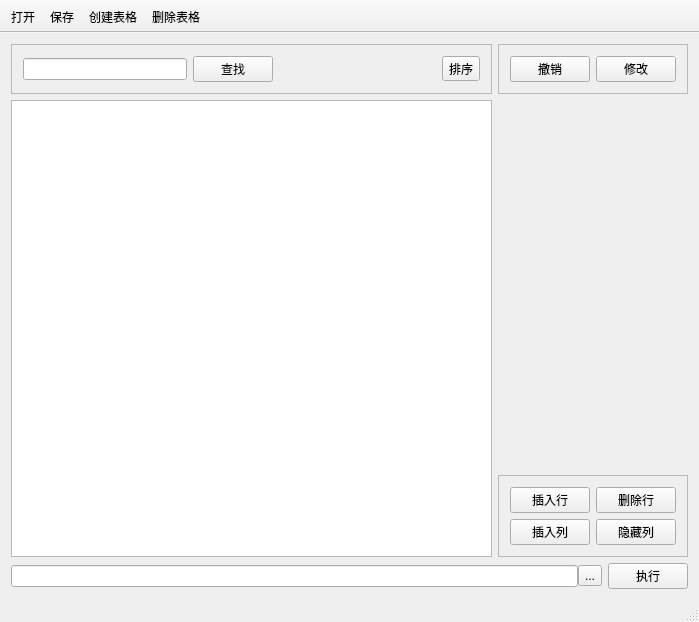
<?xml version="1.0" encoding="UTF-8"?>
<ui version="4.0">
 <class>MainWindow</class>
 <widget class="QMainWindow" name="MainWindow">
  <property name="geometry">
   <rect>
    <x>0</x>
    <y>0</y>
    <width>699</width>
    <height>622</height>
   </rect>
  </property>
  <property name="windowTitle">
   <string>MainWindow</string>
  </property>
  <widget class="QWidget" name="centralWidget">
   <layout class="QVBoxLayout" name="verticalLayout_5">
    <item>
     <layout class="QHBoxLayout" name="horizontalLayout_7">
      <item>
       <layout class="QVBoxLayout" name="verticalLayout_4">
        <item>
         <widget class="QFrame" name="frame_3">
          <property name="frameShape">
           <enum>QFrame::StyledPanel</enum>
          </property>
          <property name="frameShadow">
           <enum>QFrame::Raised</enum>
          </property>
          <layout class="QHBoxLayout" name="horizontalLayout_5">
           <item>
            <widget class="QLineEdit" name="lineEdit_filter"/>
           </item>
           <item>
            <widget class="QPushButton" name="btn_find">
             <property name="text">
              <string>查找</string>
             </property>
            </widget>
           </item>
           <item>
            <spacer name="horizontalSpacer">
             <property name="orientation">
              <enum>Qt::Horizontal</enum>
             </property>
             <property name="sizeHint" stdset="0">
              <size>
               <width>40</width>
               <height>20</height>
              </size>
             </property>
            </spacer>
           </item>
           <item>
            <widget class="QToolButton" name="Tbtn_sort">
             <property name="text">
              <string>排序</string>
             </property>
             <property name="checkable">
              <bool>true</bool>
             </property>
            </widget>
           </item>
          </layout>
         </widget>
        </item>
        <item>
         <widget class="QTableView" name="tableView">
          <property name="sizePolicy">
           <sizepolicy hsizetype="Expanding" vsizetype="Expanding">
            <horstretch>0</horstretch>
            <verstretch>0</verstretch>
           </sizepolicy>
          </property>
          <property name="sizeAdjustPolicy">
           <enum>QAbstractScrollArea::AdjustToContents</enum>
          </property>
          <property name="dragEnabled">
           <bool>true</bool>
          </property>
         </widget>
        </item>
       </layout>
      </item>
      <item>
       <layout class="QVBoxLayout" name="verticalLayout_3">
        <item>
         <widget class="QFrame" name="frame_2">
          <property name="frameShape">
           <enum>QFrame::StyledPanel</enum>
          </property>
          <property name="frameShadow">
           <enum>QFrame::Raised</enum>
          </property>
          <layout class="QHBoxLayout" name="horizontalLayout_3">
           <item>
            <widget class="QPushButton" name="btn_revoke">
             <property name="sizePolicy">
              <sizepolicy hsizetype="Preferred" vsizetype="Fixed">
               <horstretch>0</horstretch>
               <verstretch>0</verstretch>
              </sizepolicy>
             </property>
             <property name="text">
              <string>撤销</string>
             </property>
            </widget>
           </item>
           <item>
            <widget class="QPushButton" name="btn_alter">
             <property name="sizePolicy">
              <sizepolicy hsizetype="Preferred" vsizetype="Fixed">
               <horstretch>0</horstretch>
               <verstretch>0</verstretch>
              </sizepolicy>
             </property>
             <property name="text">
              <string>修改</string>
             </property>
            </widget>
           </item>
          </layout>
         </widget>
        </item>
        <item>
         <layout class="QVBoxLayout" name="verticalLayout">
          <item>
           <widget class="QFrame" name="frame_edit">
            <property name="sizePolicy">
             <sizepolicy hsizetype="Preferred" vsizetype="Preferred">
              <horstretch>0</horstretch>
              <verstretch>0</verstretch>
             </sizepolicy>
            </property>
            <property name="frameShape">
             <enum>QFrame::StyledPanel</enum>
            </property>
            <property name="frameShadow">
             <enum>QFrame::Raised</enum>
            </property>
           </widget>
          </item>
          <item>
           <spacer name="verticalSpacer">
            <property name="orientation">
             <enum>Qt::Vertical</enum>
            </property>
            <property name="sizeHint" stdset="0">
             <size>
              <width>20</width>
              <height>40</height>
             </size>
            </property>
           </spacer>
          </item>
          <item>
           <widget class="QFrame" name="frame">
            <property name="frameShape">
             <enum>QFrame::StyledPanel</enum>
            </property>
            <property name="frameShadow">
             <enum>QFrame::Raised</enum>
            </property>
            <layout class="QVBoxLayout" name="verticalLayout_2">
             <item>
              <layout class="QHBoxLayout" name="horizontalLayout_4">
               <item>
                <widget class="QPushButton" name="btn_insertRow">
                 <property name="text">
                  <string>插入行</string>
                 </property>
                </widget>
               </item>
               <item>
                <widget class="QPushButton" name="btn_deleteRow">
                 <property name="text">
                  <string>删除行</string>
                 </property>
                </widget>
               </item>
              </layout>
             </item>
             <item>
              <layout class="QHBoxLayout" name="horizontalLayout_6">
               <item>
                <widget class="QPushButton" name="btn_insertColumn">
                 <property name="text">
                  <string>插入列</string>
                 </property>
                </widget>
               </item>
               <item>
                <widget class="QPushButton" name="btn_hideColumn">
                 <property name="text">
                  <string>隐藏列</string>
                 </property>
                </widget>
               </item>
              </layout>
             </item>
            </layout>
           </widget>
          </item>
         </layout>
        </item>
       </layout>
      </item>
     </layout>
    </item>
    <item>
     <layout class="QHBoxLayout" name="horizontalLayout_2">
      <item>
       <layout class="QHBoxLayout" name="horizontalLayout">
        <property name="spacing">
         <number>0</number>
        </property>
        <item>
         <widget class="QLineEdit" name="lineEdit_command"/>
        </item>
        <item>
         <widget class="QToolButton" name="toolBtn_oldInstruction">
          <property name="text">
           <string>...</string>
          </property>
         </widget>
        </item>
       </layout>
      </item>
      <item>
       <widget class="QPushButton" name="btn_execute">
        <property name="text">
         <string>执行</string>
        </property>
       </widget>
      </item>
     </layout>
    </item>
   </layout>
  </widget>
  <widget class="QStatusBar" name="statusBar"/>
  <widget class="QToolBar" name="toolBar">
   <property name="windowTitle">
    <string>toolBar</string>
   </property>
   <property name="movable">
    <bool>false</bool>
   </property>
   <property name="toolButtonStyle">
    <enum>Qt::ToolButtonTextUnderIcon</enum>
   </property>
   <attribute name="toolBarArea">
    <enum>TopToolBarArea</enum>
   </attribute>
   <attribute name="toolBarBreak">
    <bool>false</bool>
   </attribute>
   <addaction name="act_open"/>
   <addaction name="act_save"/>
   <addaction name="act_new"/>
   <addaction name="act_delete"/>
  </widget>
  <action name="act_open">
   <property name="checkable">
    <bool>true</bool>
   </property>
   <property name="icon">
    <iconset resource="picture.qrc">
     <normaloff>:/icons/open.png</normaloff>
     <normalon>:/icons/open.png</normalon>:/icons/open.png</iconset>
   </property>
   <property name="text">
    <string>打开</string>
   </property>
  </action>
  <action name="act_save">
   <property name="icon">
    <iconset resource="picture.qrc">
     <normaloff>:/icons/save.png</normaloff>:/icons/save.png</iconset>
   </property>
   <property name="text">
    <string>保存</string>
   </property>
  </action>
  <action name="act_new">
   <property name="icon">
    <iconset resource="picture.qrc">
     <normaloff>:/icons/new.png</normaloff>:/icons/new.png</iconset>
   </property>
   <property name="text">
    <string>创建表格</string>
   </property>
  </action>
  <action name="act_delete">
   <property name="icon">
    <iconset resource="picture.qrc">
     <normaloff>:/icons/delete.png</normaloff>:/icons/delete.png</iconset>
   </property>
   <property name="text">
    <string>删除表格</string>
   </property>
   <property name="toolTip">
    <string>删除表格</string>
   </property>
  </action>
 </widget>
 <layoutdefault spacing="6" margin="11"/>
 <resources>
  <include location="picture.qrc"/>
 </resources>
 <connections/>
</ui>
